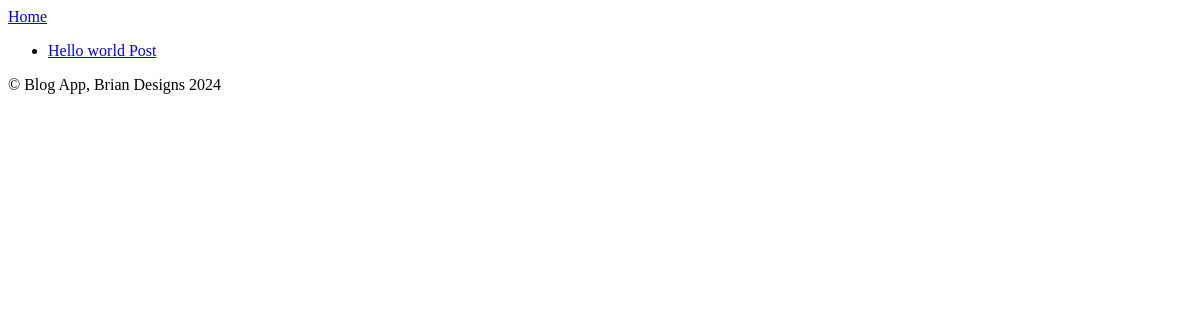
The page /blog_app/ on the database as committed earlier.
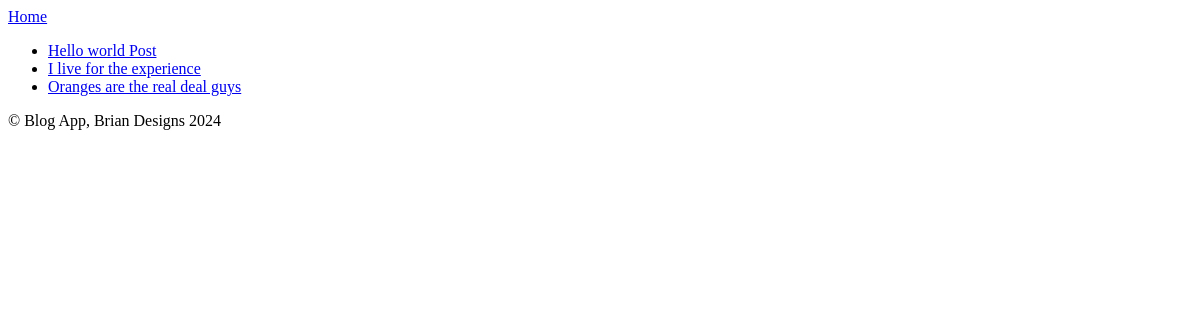
The same page on the database as committed later.
### Blog_App/models.py (models this page shows)
class Post(models.Model):
    post_text = models.CharField(max_length=200)
    posted_date = models.DateTimeField(auto_now_add=True)
    def __str__(self):
        return self.post_text

### Blog_App/views.py (the view)
# urls.py: path('', views.index, name='index'),
def index(request):
    posts = Post.objects.all()
    context = {'posts': posts}
    return render(request, "Blog_App/index.html", context)

### Blog_App/templates/Blog_App/index.html
{% extends "Blog_App/base.html" %}
{% block content %}
  {% if posts %}
    <ul>
      {% for post in posts %}
        <li><a href="{% url 'Blog_App:detail' post.id %}">{{post}}</a></li>
      {% endfor %}
    </ul>
  {% else %}
    <li>There are no posts yet</li>
  {% endif %}
{% endblock content %}

### Blog_App/templates/Blog_App/base.html (shortened to what this page needs)
<!DOCTYPE html>
<html lang="en">
<head>
</head>
<body>
    <header>
        <a href="{% url 'Blog_App:index' %}">Home</a>
    </header>
    <main>
        {% block content %}{% endblock content %}
    </main>
    <footer>
        &copy; Blog App, Brian Designs 2024
    </footer>
</body>
</html>

Rows that differ between the two databases and show on the page:
added Post: post_text "I live for the experience"
added Post: post_text "Oranges are the real deal guys"
